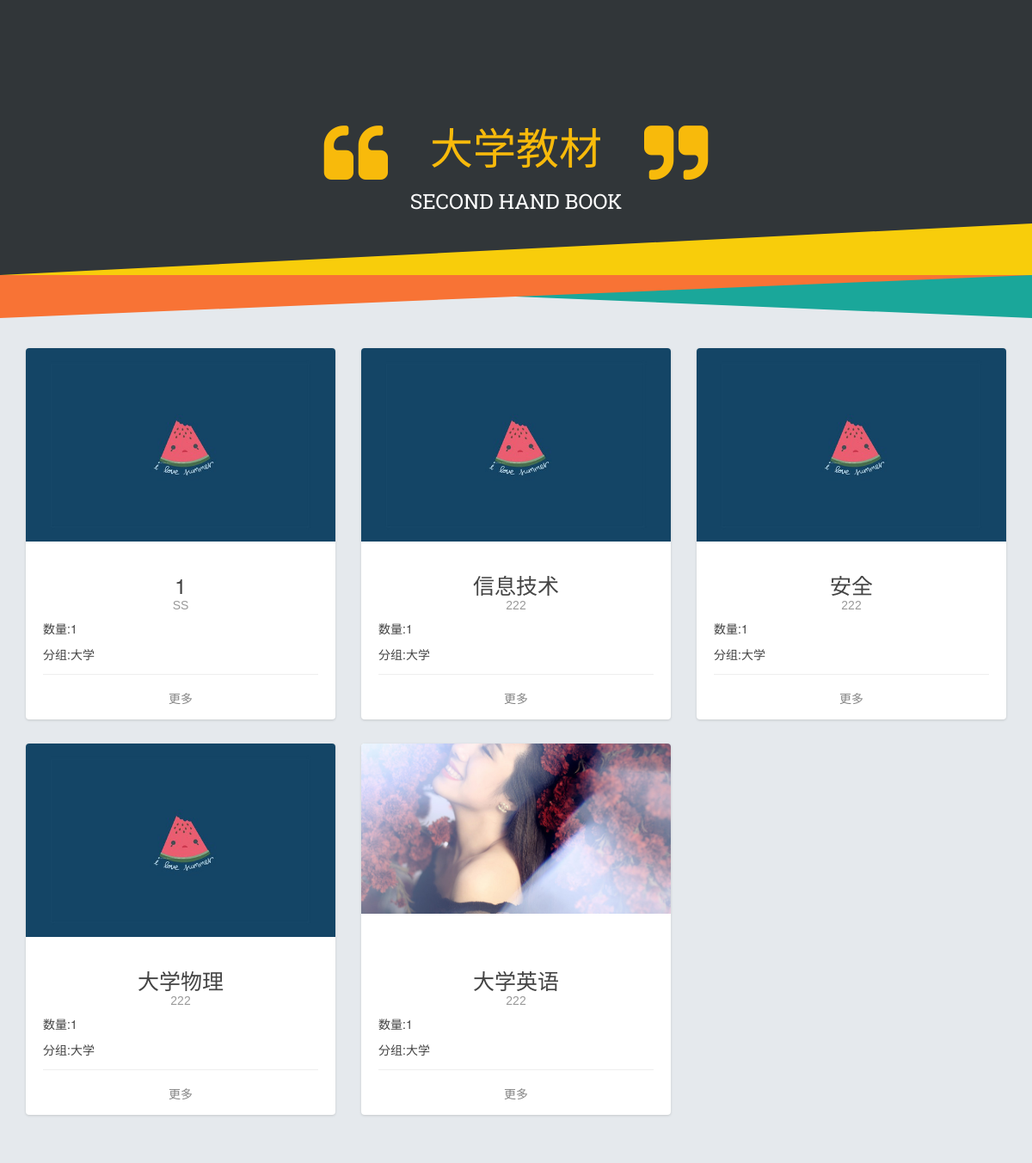
/negotiator/, run on the app's committed database.
### skim/models.py (models this page shows)
class Imfromation(models.Model):
    bookname = models.CharField(max_length=1000)
    classify = models.CharField(max_length=50)
    price = models.CharField(max_length=50)
    discribe = models.CharField(max_length=10000000)
    username = models.CharField(max_length=100)
    booknumber = models.CharField(max_length=10)
    picturename = models.FileField(upload_to='./uplodeimages/', default='image/no-img.jpg')

### detil/views.py (the view)
# urls.py: url(r'^negotiator/$', 'detil.views.show_info'),
def show_info(request):
    kind = request.GET.get('kind', '')
    if kind == '':
        kind = "大学"
    class_all = Imfromation.objects.filter(classify=kind)
    dic = {'class_all': class_all, 'kind': kind}
    return render_to_response('detil.html', dic)

### templates/detil.html (shortened to what this page needs)
<!doctype html>
<html lang="en">
<head>
    <link rel="stylesheet" href="../static/assets/FontAwesome/css/font-awesome.css">
    <link rel="stylesheet" href="../static/assets/css/bootstrap.css">
    <link rel="stylesheet" href="../static/assets/css/04146b04.main.css">
    <link rel="stylesheet" href="../static/assets/css/rotating-card.css">
</head>
<body class="page-docs">
<div class="banner banner-documents">
    <div class="pages">
    </div>
    <h1>
        <div class="brackets">
            <i class="icon-quote-left"></i>
            <span>{{ kind }}教材</span>
            <i class=" icon-quote-right"></i>
        </div>
        <small>SECOND HAND BOOK</small>
    </h1>
</div>
<div class="container">
    <div class="row">
         {% for classfy in class_all %}
        <div class="col-md-4 col-sm-6 col-sm-12">
            <div class="card-container manual-flip">
                <div class="card">
                    <div class="front">
                        <div class="cover">
                            <img src="../static/{{ classfy.picturename }}"/>
                        </div>
                        <div class="content">
                            <div class="maina">
                                <h3 class="name">{{ classfy.bookname }}</h3>
                                <p class="profession">{{ classfy.username }}</p>
                                <h5>数量:{{ classfy.booknumber }}</h5>
                                <h5>分组:{{ classfy.classify }} </h5>
                            </div>
                            <div class="footer1">
                                <button class="btn btn-simple" onclick="rotateCard(this)">
                                     更多
                                </button>
                            </div>
                        </div>
                    </div>
                    <div class="back">
                        <div class="header">
                            <h5 class="motto">{{ classfy.bookname }}</h5>
                        </div>
                        <div class="content">
                            <div>
                                 <h4 class="text-center">书-简介</h4>
                                </div>
                            <div class="maina" style="position:absolute; height:300px; overflow:auto; " >
                                <p>{{ classfy.discribe }}</p>
                            </div>
                        </div>
                        <div class="footer2">
                            <button class="btn btn-simple div1" rel="tooltip" title="Flip Card" onclick="rotateCard(this)">
                            </button>
                             <button class="btn btn-simple div2" rel="tooltip" title="Flip Card" onclick="rotateCard(this)">
                                 <a href="/buy?buy_info={{ classfy.id }}">购买</a>
                            </button>
                        </div>
                    </div>
                </div>
            </div>
        </div>
        {% endfor %}
    </div>
    <div class="space-200"></div>
</div>
</body>
</html>

### static/assets/css/04146b04.main.css (style rules this page uses)
.banner .brackets span, .banner-documents h1, .banner-tools h1, .footer, .page-content .banner h1 { font-family: 'Roboto Slab', 'Helvetica Neue', Helvetica, 'Hiragino Sans GB', Arial, sans-serif }
.footer1 { margin-top: 10px; text-align: center; border-top: 1px solid #979797; padding-top: 10px; padding-bottom: 0px }
.footer2 { margin-top: 295px; text-align: center; border-top: 1px solid #979797; padding-top: 10px; margin-right: 30px; margin-left: 30px; padding-bottom: 40px }
body { -webkit-font-smoothing: antialiased }
.banner { min-height: 320px; background-color: #313639; color: #F8BA0B; text-align: center; }
.banner .brackets i, .banner .brackets span { display: inline-block; vertical-align: middle }
.banner .brackets i { font-size: 80px }
.banner .brackets span { display: inline-block; padding: 0 40px; font-size: 50px }
.banner small { display: block; color: #FFF; font-size: 24px }
.banner-documents { position: relative; padding-top: 120px; height: 405px; background-color: transparent }
.banner-documents .pages { position: absolute; top: 0; width: 100%; }
.banner-documents h1 { position: relative; z-index: 2; align:center; }
.banner-documents h1 span { margin-top: -18px }

### static/assets/css/rotating-card.css (style rules this page uses)
body { font-size: 14px; font-family: "Helvetica Nueue",Arial,Verdana,sans-serif; background-color: #E5E9ED; }
.card-container { -webkit-perspective: 800px; -moz-perspective: 800px; -o-perspective: 800px; perspective: 800px; margin-bottom: 30px; }
.card { -webkit-transition: -webkit-transform .5s; -moz-transition: -moz-transform .5s; -o-transition: -o-transform .5s; transition: transform .5s; -webkit-transform-style: preserve-3d; -moz-transform-style: preserve-3d; -o-transform-style: preserve-3d; transform-style: preserve-3d; position: relative; }
.front, .back { -webkit-backface-visibility: hidden; -moz-backface-visibility: hidden; -o-backface-visibility: hidden; backface-visibility: hidden; position: absolute; top: 0; left: 0; background-color: #FFF; box-shadow: 0 1px 3px 0 rgba(0, 0, 0, 0.14); }
.front { z-index: 2; }
.back { -webkit-transform: rotateY( 180deg ); -moz-transform: rotateY( 180deg ); -o-transform: rotateY( 180deg ); transform: rotateY( 180deg ); z-index: 3; }
.back .btn-simple.div1 { position: absolute; left: 0px; bottom: 4px; }
.back .btn-simple.div2 { position: absolute; right: 0px; bottom: 4px; }
.card { background: none repeat scroll 0 0 #FFFFFF; border-radius: 4px; color: #444444; }
.card-container, .front, .back { width: 100%; min-height: 430px; border-radius: 4px; }
.card .cover { height: 250px; overflow: hidden; border-radius: 4px 4px 0 0; }
.card .cover img { width: 100%; }
.card .content { background-color: rgba(0, 0, 0, 0); box-shadow: none; padding: 10px 20px 5px; }
.card .content .maina { min-height: 0px; margin-bottom: 10px; }
.card .back .content .maina { height: 300px; padding-right: 12px; font-size: 18px; font-family: Helvetica, 'Hiragino Sans GB', 'Microsoft Yahei', '微软雅黑', Arial, sans-serif; }
.card .name { font-size: 25px; line-height: 28px; margin: 1px 0 0; text-align: center; text-transform: capitalize; }
.card h5 { margin: 5px 0; font-weight: 400; line-height: 25px; }
.card .profession { color: #999999; text-align: center; margin-bottom: 0px; }
.card .footer1 { border-top: 1px solid #EEEEEE; color: #999999; margin: 10px 0 0; text-align: center; }
.card .footer1 .btn-simple { margin-top: 0px; }
.card .footer2 { border-top: 1px solid #EEEEEE; color: #999999; margin: 300px 0 0; padding: 3px 0px 3px 10px; text-align: center; }
.card .footer2 .btn-simple { margin-top: 0px; }
.card .header { padding: 15px 20px; height: 5px; }
.card .motto { border-bottom: 0px solid #EEEEEE; color: #999999; font-size: 14px; font-weight: 400; padding-bottom: 10px; text-align: center; }
.space-200 { height: 200px; display: block; }
.btn-simple { opacity: .8; color: #666666; background-color: transparent; }

### data on the page
Imfromation: picturename (picture), bookname "1", username "SS", booknumber "1", classify "大学"
Imfromation: picturename (picture), bookname "信息技术", username "222", booknumber "1", classify "大学"
Imfromation: picturename (picture), bookname "安全", username "222", booknumber "1", classify "大学"
Imfromation: picturename (picture), bookname "大学物理", username "222", booknumber "1", classify "大学"
Imfromation: picturename (picture), bookname "大学英语", username "222", booknumber "1", classify "大学"

### other printed values
{{ kind }} "大学"
